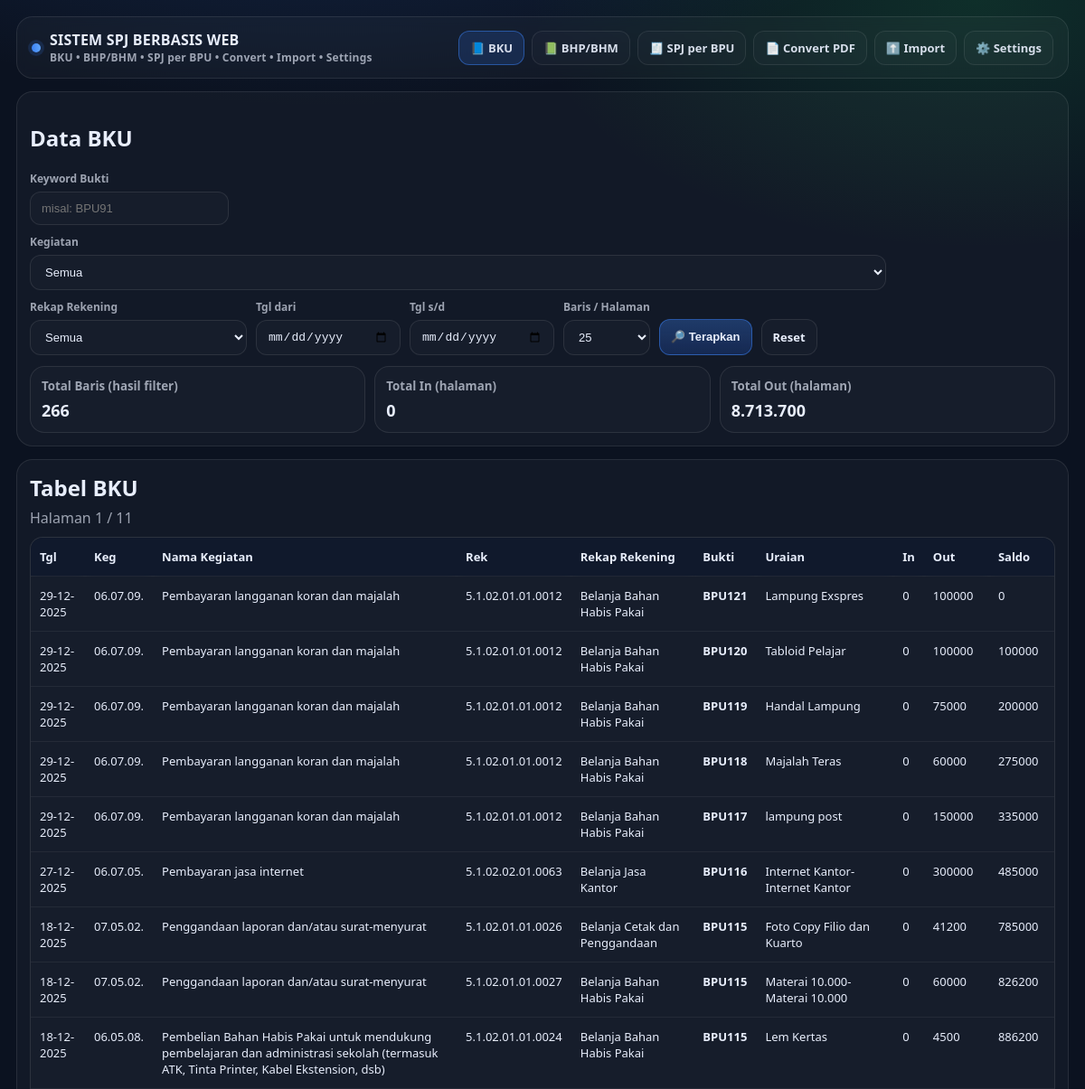
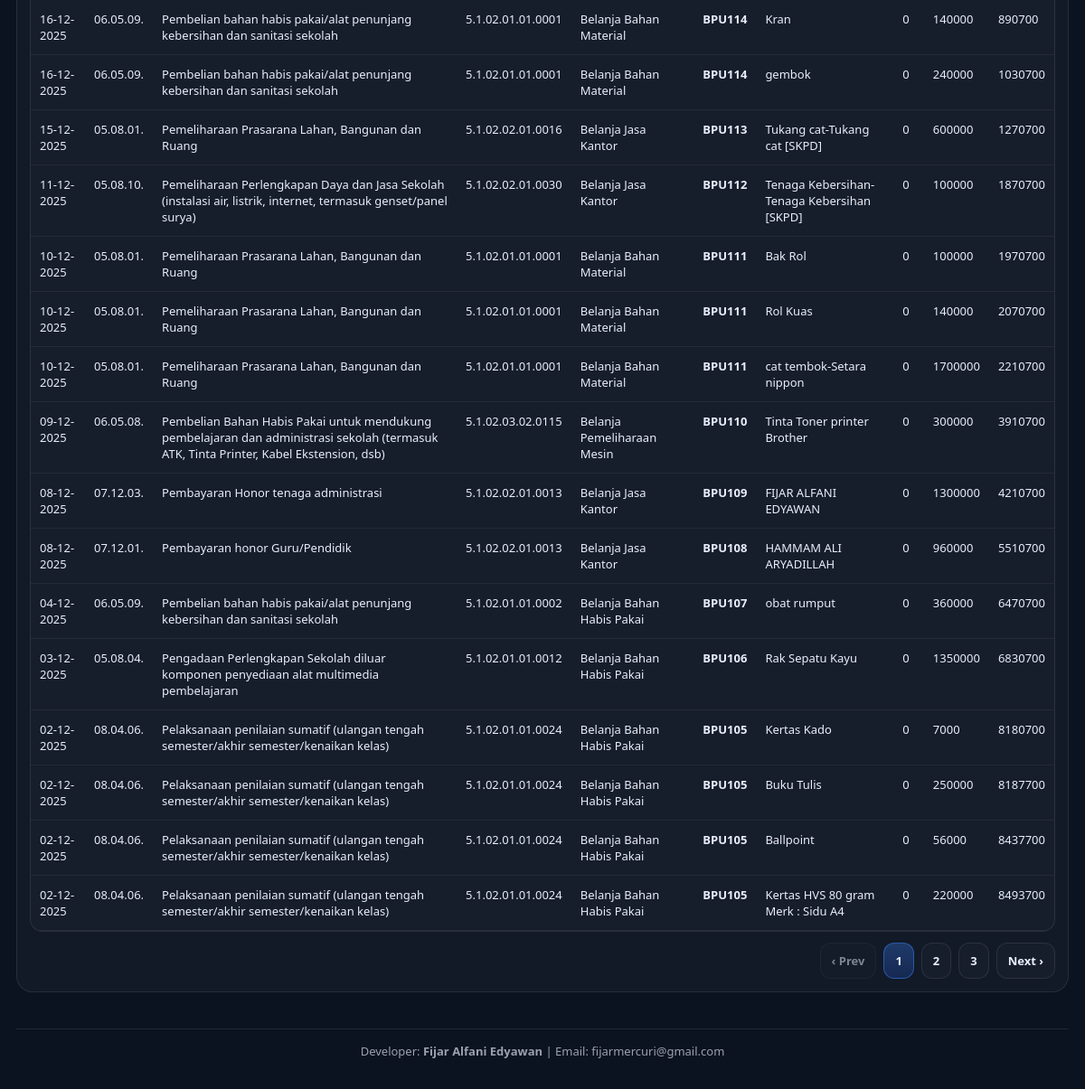
The page / on the database its author committed (2 pictures, top to bottom).
### tables this page shows
CREATE TABLE "bku" (
"Tgl" TEXT,
  "Keg" TEXT,
  "Rek" TEXT,
  "Bukti" TEXT,
  "Uraian" TEXT,
  "In" INTEGER,
  "Out" INTEGER,
  "Saldo" INTEGER
);

CREATE TABLE "master_kegiatan" (
"nama_kegiatan" TEXT,
  "kode_kegiatan" TEXT
);

CREATE TABLE "master_rekening" (
"kode_rekening_belanja" TEXT,
  "nama_rekening_belanja" TEXT,
  "rekap_rekening_belanja" TEXT
);

### arkas/routes.py (the view)
@bp.route("/", methods=["GET"])
def page_bku():
    kegiatan_list, rekap_list = get_filter_options()
    page, per_page = get_paging_args()
    filters = {
        "keyword": request.values.get("keyword", "").strip(),
        "kegiatan": request.values.get("kegiatan", "__ALL__"),
        "rekap": request.values.get("rekap", "__ALL__"),
        "tgl_from": request.values.get("tgl_from", "").strip(),
        "tgl_to": request.values.get("tgl_to", "").strip(),
    }
    df, summary, pagination = ambil_data_bku(filters, page, per_page)
    return render_template(
        "bku.html",
        data=df.to_dict(orient="records"),
        filters=filters,
        kegiatan_list=kegiatan_list,
        rekap_list=rekap_list,
        summary=summary,
        pagination=pagination,
    )

### arkas/db.py (called while the page is built)
def get_conn():
    return sqlite3.connect(DB_PATH, check_same_thread=False)

### arkas/queries.py (called while the page is built)
def get_filter_options():
    conn = get_conn()
    try:
        keg = pd.read_sql(
            """
            SELECT DISTINCT nama_kegiatan
            FROM master_kegiatan
            WHERE nama_kegiatan IS NOT NULL AND TRIM(nama_kegiatan) <> ''
            ORDER BY nama_kegiatan
            """,
            conn,
        )
        rek = pd.read_sql(
            """
            SELECT DISTINCT rekap_rekening_belanja
            FROM master_rekening
            WHERE rekap_rekening_belanja IS NOT NULL AND TRIM(rekap_rekening_belanja) <> ''
            ORDER BY rekap_rekening_belanja
            """,
            conn,
        )
        kegiatan_list = keg["nama_kegiatan"].dropna().tolist() if not keg.empty else []
        rekap_list = rek["rekap_rekening_belanja"].dropna().tolist() if not rek.empty else []
        return kegiatan_list, rekap_list
    finally:
        conn.close()

def get_paging_args(default_per_page: int = 25):
    page_raw = request.values.get("page", "1")
    pp_raw = request.values.get("per_page", str(default_per_page))
    try:
        page = int(page_raw)
        if page < 1:
            page = 1
    except Exception:
        page = 1
    try:
        per_page = int(pp_raw)
        if per_page not in (25, 50, 100, 200):
            per_page = default_per_page
    except Exception:
        per_page = default_per_page
    return page, per_page

def make_pagination(total_rows: int, page: int, per_page: int):
    total_pages = max(1, int(math.ceil(total_rows / float(per_page)))) if per_page else 1
    if page > total_pages:
        page = total_pages
    return {
        "page": page,
        "per_page": per_page,
        "total_rows": int(total_rows),
        "total_pages": int(total_pages),
        "has_prev": page > 1,
        "has_next": page < total_pages,
        "prev_page": page - 1 if page > 1 else 1,
        "next_page": page + 1 if page < total_pages else total_pages,
    }

### templates/bku.html (shortened to what this page needs)
{% extends "_layout.html" %}
{% set title = "BKU" %}
{% block content %}
<div class="card">
  <h2>Data BKU</h2>
  <form method="GET" style="margin-top:14px;">
    <div class="row">
      <div class="field" style="min-width:220px;">
        <label>Keyword Bukti</label>
        <input type="text" name="keyword" placeholder="misal: BPU91" value="{{ filters.keyword }}">
      </div>
      <div class="field" style="min-width:300px;">
        <label>Kegiatan</label>
        <select name="kegiatan">
          <option value="__ALL__">Semua</option>
        </select>
      </div>
      <div class="field" style="min-width:240px;">
        <label>Rekap Rekening</label>
        <select name="rekap">
          <option value="__ALL__">Semua</option>
        </select>
      </div>
      <div class="field" style="min-width:160px;">
        <label>Tgl dari</label>
        <input type="date" name="tgl_from" value="{{ filters.tgl_from }}">
      </div>
      <div class="field" style="min-width:160px;">
        <label>Tgl s/d</label>
        <input type="date" name="tgl_to" value="{{ filters.tgl_to }}">
      </div>
      <div class="field">
        <label>Baris / Halaman</label>
        <select name="per_page">
          {% for n in [25,50,100,200] %}
            <option value="{{ n }}" {% if pagination.per_page == n %}selected{% endif %}>{{ n }}</option>
          {% endfor %}
        </select>
      </div>
      <button class="btn" type="submit">🔎 Terapkan</button>
      <a class="btn secondary" href="/">Reset</a>
    </div>
  </form>
  <div class="kpi">
    <div class="box"><small>Total Baris (hasil filter)</small><b>{{ summary.rows }}</b></div>
    <div class="box"><small>Total In (halaman)</small><b>{{ "{:,.0f}".format(summary.total_in).replace(",", ".") }}</b></div>
    <div class="box"><small>Total Out (halaman)</small><b>{{ "{:,.0f}".format(summary.total_out).replace(",", ".") }}</b></div>
  </div>
</div>
<div class="card">
  <h2 style="margin:0;">Tabel BKU</h2>
  <p class="muted" style="margin:6px 0 0 0;">Halaman {{ pagination.page }} / {{ pagination.total_pages }}</p>
  <div class="tablewrap" style="margin-top:10px;">
    <table>
      <thead>
        <tr>
          <th>Tgl</th><th>Keg</th><th>Nama Kegiatan</th><th>Rek</th><th>Rekap Rekening</th><th>Bukti</th><th>Uraian</th><th>In</th><th>Out</th><th>Saldo</th>
        </tr>
      </thead>
      <tbody>
        {% for row in data %}
        <tr>
          <td>{{ row["Tgl"] }}</td>
          <td>{{ row["Keg"] }}</td>
          <td>{{ row["NamaKegiatan"] }}</td>
          <td>{{ row["Rek"] }}</td>
          <td>{{ row["RekapRekening"] }}</td>
          <td><b>{{ row["Bukti"] }}</b></td>
          <td>{{ row["Uraian"] }}</td>
          <td>{{ row["In"] }}</td>
          <td>{{ row["Out"] }}</td>
          <td>{{ row["Saldo"] }}</td>
        </tr>
        {% endfor %}
      </tbody>
    </table>
  </div>
  {% set args = request.args.to_dict() %}
  {% set cur = pagination.page %}
  {% set total = pagination.total_pages %}
  {% if total > 1 %}
    <div class="pagination" style="display:flex; gap:8px; align-items:center; justify-content:flex-end; margin-top:12px; flex-wrap:wrap;">
      {% set _ = args.update({'page': (cur-1)}) %}
      <a class="btn secondary" href="{{ url_for(request.endpoint, **args) }}" {% if cur <= 1 %}style="pointer-events:none; opacity:.5;"{% endif %}>‹ Prev</a>
      {% set start = (cur-2) if (cur-2) > 1 else 1 %}
      {% set end = (cur+2) if (cur+2) < total else total %}
      {% for p in range(start, end+1) %}
        {% set _ = args.update({'page': p}) %}
        <a class="btn {% if p == cur %}primary{% else %}secondary{% endif %}" href="{{ url_for(request.endpoint, **args) }}">{{ p }}</a>
      {% endfor %}
      {% set _ = args.update({'page': (cur+1)}) %}
      <a class="btn secondary" href="{{ url_for(request.endpoint, **args) }}" {% if cur >= total %}style="pointer-events:none; opacity:.5;"{% endif %}>Next ›</a>
    </div>
  {% endif %}
</div>
{% endblock %}

### static/style.css (style rules this page uses)
:root { --bg:#0b1220; --card:#0f1a2d; --line:rgba(255,255,255,.09); --text:#e8eefc; --muted:rgba(232,238,252,.65); --primary:#3b82f6; --danger:#ef4444; --ok:#22c55e; }
* { box-sizing:border-box }
body { margin:0; font-family: ui-sans-serif, system-ui, -apple-system, Segoe UI, Roboto, Arial; background: radial-gradient(1200px 600px at 30% -10%, rgba(59,130,246,.22), transparent 60%), radial-gradient(900px 500px at 90% 0%, rgba(34,197,94,.16), transparent 55%), var(--bg); color:var(--text); }
a { color:inherit; text-decoration:none }
.muted { color:var(--muted) }
.card { margin-top:14px; border:1px solid var(--line); border-radius:18px; padding:14px; background: rgba(255,255,255,.03); }
.row { display:flex; gap:10px; align-items:end; flex-wrap:wrap }
.field { display:flex; flex-direction:column; gap:6px }
label { font-size:12px; color:var(--muted); font-weight:700 }
input, select, textarea { padding:10px 12px; border-radius:12px; border:1px solid var(--line); background: rgba(255,255,255,.02); color: var(--text); outline: none; font-size:13px; }
select option { color:#111 }
.btn { padding:10px 12px; border-radius:12px; border:1px solid rgba(59,130,246,.5); background: linear-gradient(180deg, rgba(59,130,246,.32), rgba(37,99,235,.22)); color: var(--text); font-weight:800; font-size:13px; cursor:pointer; display:inline-flex; gap:8px; align-items:center; height:40px; }
.btn.secondary { border:1px solid var(--line); background: rgba(255,255,255,.02); }
.kpi { display:grid; grid-template-columns: repeat(3, minmax(0, 1fr)); gap:10px; margin-top:12px; }
.box { border:1px solid var(--line); border-radius:16px; padding:12px; background: rgba(255,255,255,.02); }
.box small { display:block; color:var(--muted); font-weight:700 }
.box b { display:block; font-size:18px; margin-top:6px }
.tablewrap { width:100%; overflow:auto; border-radius:14px; border:1px solid var(--line); background: rgba(255,255,255,.02); }
table { width:100%; border-collapse:collapse; min-width: 980px; }
thead th { text-align:left; font-size:13px; padding:12px 10px; border-bottom:1px solid var(--line); position:sticky; top:0; background: rgba(16, 26, 45, .95); backdrop-filter: blur(6px); z-index: 1; }
tbody td { font-size:13px; padding:12px 10px; border-bottom:1px solid rgba(255,255,255,.06); vertical-align:top; }

### rows shown on the page
bku: Tgl "29-12-2025", Keg "06.07.09.", NamaKegiatan "Pembayaran langganan koran dan majalah", Rek "5.1.02.01.01.0012", RekapRekening "Belanja Bahan Habis Pakai", Bukti "BPU121", Uraian "Lampung Exspres", In "0", Out "100000", Saldo "0"
bku: Tgl "29-12-2025", Keg "06.07.09.", NamaKegiatan "Pembayaran langganan koran dan majalah", Rek "5.1.02.01.01.0012", RekapRekening "Belanja Bahan Habis Pakai", Bukti "BPU120", Uraian "Tabloid Pelajar", In "0", Out "100000", Saldo "100000"
bku: Tgl "29-12-2025", Keg "06.07.09.", NamaKegiatan "Pembayaran langganan koran dan majalah", Rek "5.1.02.01.01.0012", RekapRekening "Belanja Bahan Habis Pakai", Bukti "BPU119", Uraian "Handal Lampung", In "0", Out "75000", Saldo "200000"
bku: Tgl "29-12-2025", Keg "06.07.09.", NamaKegiatan "Pembayaran langganan koran dan majalah", Rek "5.1.02.01.01.0012", RekapRekening "Belanja Bahan Habis Pakai", Bukti "BPU118", Uraian "Majalah Teras", In "0", Out "60000", Saldo "275000"
bku: Tgl "29-12-2025", Keg "06.07.09.", NamaKegiatan "Pembayaran langganan koran dan majalah", Rek "5.1.02.01.01.0012", RekapRekening "Belanja Bahan Habis Pakai", Bukti "BPU117", Uraian "lampung post", In "0", Out "150000", Saldo "335000"
bku: Tgl "27-12-2025", Keg "06.07.05.", NamaKegiatan "Pembayaran jasa internet", Rek "5.1.02.02.01.0063", RekapRekening "Belanja Jasa Kantor", Bukti "BPU116", Uraian "Internet Kantor-Internet Kantor", In "0", Out "300000", Saldo "485000"
bku: Tgl "18-12-2025", Keg "07.05.02.", NamaKegiatan "Penggandaan laporan dan/atau surat-menyurat", Rek "5.1.02.01.01.0026", RekapRekening "Belanja Cetak dan Penggandaan", Bukti "BPU115", Uraian "Foto Copy Filio dan Kuarto", In "0", Out "41200", Saldo "785000"
bku: Tgl "18-12-2025", Keg "07.05.02.", NamaKegiatan "Penggandaan laporan dan/atau surat-menyurat", Rek "5.1.02.01.01.0027", RekapRekening "Belanja Bahan Habis Pakai", Bukti "BPU115", Uraian "Materai 10.000-Materai 10.000", In "0", Out "60000", Saldo "826200"
bku: Tgl "18-12-2025", Keg "06.05.08.", NamaKegiatan "Pembelian Bahan Habis Pakai untuk mendukung pembelajaran dan administrasi sekolah (termasuk ATK, Tinta Printer, Kabel Ekstension, dsb)", Rek "5.1.02.01.01.0024", RekapRekening "Belanja Bahan Habis Pakai", Bukti "BPU115", Uraian "Lem Kertas", In "0", Out "4500", Saldo "886200"
bku: Tgl "16-12-2025", Keg "06.05.09.", NamaKegiatan "Pembelian bahan habis pakai/alat penunjang kebersihan dan sanitasi sekolah", Rek "5.1.02.01.01.0001", RekapRekening "Belanja Bahan Material", Bukti "BPU114", Uraian "Kran", In "0", Out "140000", Saldo "890700"
bku: Tgl "16-12-2025", Keg "06.05.09.", NamaKegiatan "Pembelian bahan habis pakai/alat penunjang kebersihan dan sanitasi sekolah", Rek "5.1.02.01.01.0001", RekapRekening "Belanja Bahan Material", Bukti "BPU114", Uraian "gembok", In "0", Out "240000", Saldo "1030700"
bku: Tgl "15-12-2025", Keg "05.08.01.", NamaKegiatan "Pemeliharaan Prasarana Lahan, Bangunan dan Ruang", Rek "5.1.02.02.01.0016", RekapRekening "Belanja Jasa Kantor", Bukti "BPU113", Uraian "Tukang cat-Tukang cat [SKPD]", In "0", Out "600000", Saldo "1270700"
bku: Tgl "11-12-2025", Keg "05.08.10.", NamaKegiatan "Pemeliharaan Perlengkapan Daya dan Jasa Sekolah (instalasi air, listrik, internet, termasuk genset/panel surya)", Rek "5.1.02.02.01.0030", RekapRekening "Belanja Jasa Kantor", Bukti "BPU112", Uraian "Tenaga Kebersihan-Tenaga Kebersihan [SKPD]", In "0", Out "100000", Saldo "1870700"
bku: Tgl "10-12-2025", Keg "05.08.01.", NamaKegiatan "Pemeliharaan Prasarana Lahan, Bangunan dan Ruang", Rek "5.1.02.01.01.0001", RekapRekening "Belanja Bahan Material", Bukti "BPU111", Uraian "Bak Rol", In "0", Out "100000", Saldo "1970700"
bku: Tgl "10-12-2025", Keg "05.08.01.", NamaKegiatan "Pemeliharaan Prasarana Lahan, Bangunan dan Ruang", Rek "5.1.02.01.01.0001", RekapRekening "Belanja Bahan Material", Bukti "BPU111", Uraian "Rol Kuas", In "0", Out "140000", Saldo "2070700"
bku: Tgl "10-12-2025", Keg "05.08.01.", NamaKegiatan "Pemeliharaan Prasarana Lahan, Bangunan dan Ruang", Rek "5.1.02.01.01.0001", RekapRekening "Belanja Bahan Material", Bukti "BPU111", Uraian "cat tembok-Setara nippon", In "0", Out "1700000", Saldo "2210700"
bku: Tgl "09-12-2025", Keg "06.05.08.", NamaKegiatan "Pembelian Bahan Habis Pakai untuk mendukung pembelajaran dan administrasi sekolah (termasuk ATK, Tinta Printer, Kabel Ekstension, dsb)", Rek "5.1.02.03.02.0115", RekapRekening "Belanja Pemeliharaan Mesin", Bukti "BPU110", Uraian "Tinta Toner printer Brother", In "0", Out "300000", Saldo "3910700"
bku: Tgl "08-12-2025", Keg "07.12.03.", NamaKegiatan "Pembayaran Honor tenaga administrasi", Rek "5.1.02.02.01.0013", RekapRekening "Belanja Jasa Kantor", Bukti "BPU109", Uraian "FIJAR ALFANI EDYAWAN", In "0", Out "1300000", Saldo "4210700"
bku: Tgl "08-12-2025", Keg "07.12.01.", NamaKegiatan "Pembayaran honor Guru/Pendidik", Rek "5.1.02.02.01.0013", RekapRekening "Belanja Jasa Kantor", Bukti "BPU108", Uraian "HAMMAM ALI ARYADILLAH", In "0", Out "960000", Saldo "5510700"
bku: Tgl "04-12-2025", Keg "06.05.09.", NamaKegiatan "Pembelian bahan habis pakai/alat penunjang kebersihan dan sanitasi sekolah", Rek "5.1.02.01.01.0002", RekapRekening "Belanja Bahan Habis Pakai", Bukti "BPU107", Uraian "obat rumput", In "0", Out "360000", Saldo "6470700"
bku: Tgl "03-12-2025", Keg "05.08.04.", NamaKegiatan "Pengadaan Perlengkapan Sekolah diluar komponen penyediaan alat multimedia pembelajaran", Rek "5.1.02.01.01.0012", RekapRekening "Belanja Bahan Habis Pakai", Bukti "BPU106", Uraian "Rak Sepatu Kayu", In "0", Out "1350000", Saldo "6830700"
bku: Tgl "02-12-2025", Keg "08.04.06.", NamaKegiatan "Pelaksanaan penilaian sumatif (ulangan tengah semester/akhir semester/kenaikan kelas)", Rek "5.1.02.01.01.0024", RekapRekening "Belanja Bahan Habis Pakai", Bukti "BPU105", Uraian "Kertas Kado", In "0", Out "7000", Saldo "8180700"
bku: Tgl "02-12-2025", Keg "08.04.06.", NamaKegiatan "Pelaksanaan penilaian sumatif (ulangan tengah semester/akhir semester/kenaikan kelas)", Rek "5.1.02.01.01.0024", RekapRekening "Belanja Bahan Habis Pakai", Bukti "BPU105", Uraian "Buku Tulis", In "0", Out "250000", Saldo "8187700"
bku: Tgl "02-12-2025", Keg "08.04.06.", NamaKegiatan "Pelaksanaan penilaian sumatif (ulangan tengah semester/akhir semester/kenaikan kelas)", Rek "5.1.02.01.01.0024", RekapRekening "Belanja Bahan Habis Pakai", Bukti "BPU105", Uraian "Ballpoint", In "0", Out "56000", Saldo "8437700"
bku: Tgl "02-12-2025", Keg "08.04.06.", NamaKegiatan "Pelaksanaan penilaian sumatif (ulangan tengah semester/akhir semester/kenaikan kelas)", Rek "5.1.02.01.01.0024", RekapRekening "Belanja Bahan Habis Pakai", Bukti "BPU105", Uraian "Kertas HVS 80 gram Merk : Sidu A4", In "0", Out "220000", Saldo "8493700"

### other values the page prints
{{ summary.rows }} "266"
{{ "{:,.0f}".format(summary.total_in).replace(",", ".") }} "0"
{{ "{:,.0f}".format(summary.total_out).replace(",", ".") }} "8.713.700"
{{ pagination.page }} "1"
{{ pagination.total_pages }} "11"
{{ p }} "1" "2" "3"
form field per_page "25"
